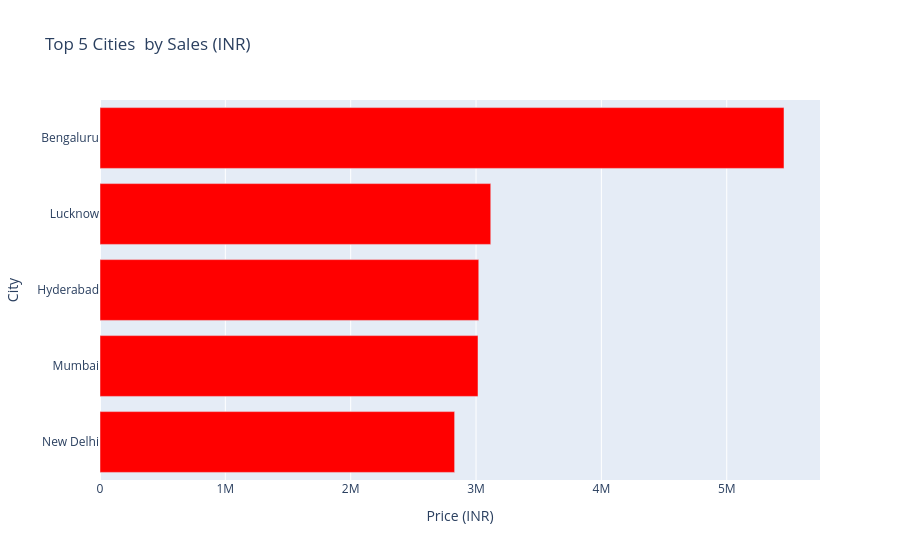

Notebook source saved alongside this figure:
### Markdown cell above
<h3>Top 5 cities By Sales</h3>

### Code cell
top_5_cities = (
    df.groupby("City")["Price (INR)"]
    .sum()
    .nlargest(5)
    .sort_values()
    .reset_index()
)
fig =px.bar(
    top_5_cities,
    x="Price (INR)",
    y="City",
    orientation="h",
    title="Top 5 Cities  by Sales (INR)",
    color_discrete_sequence=["red"]
)
fig.show()

### Figure 1 — Plotly figure (JSON) as saved in the notebook; plotly's stock layout.template omitted (floating-point values rounded to 4 significant figures)
{"data": [{"hovertemplate": "Price (INR)=%{x}<br>City=%{y}<extra></extra>", "legendgroup": "", "marker": {"color": "red", "pattern": {"shape": ""}}, "name": "", "orientation": "h", "showlegend": false, "textposition": "auto", "type": "bar", "x": [2829000.0, 3016000.0, 3022000.0, 3117000.0, 5457000.0], "xaxis": "x", "y": ["New Delhi", "Mumbai", "Hyderabad", "Lucknow", "Bengaluru"], "yaxis": "y"}], "layout": {"barmode": "relative", "legend": {"tracegroupgap": 0}, "title": {"text": "Top 5 Cities  by Sales (INR)"}, "xaxis": {"anchor": "y", "domain": [0, 1], "title": {"text": "Price (INR)"}}, "yaxis": {"anchor": "x", "domain": [0, 1], "title": {"text": "City"}}}}
